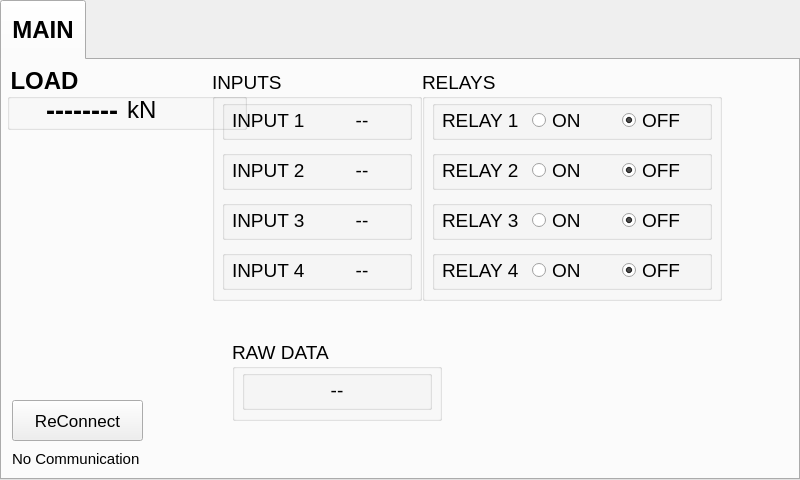
<?xml version="1.0" encoding="UTF-8"?>
<ui version="4.0">
 <class>MainWindow</class>
 <widget class="QMainWindow" name="MainWindow">
  <property name="geometry">
   <rect>
    <x>0</x>
    <y>0</y>
    <width>800</width>
    <height>480</height>
   </rect>
  </property>
  <property name="windowTitle">
   <string>MainWindow</string>
  </property>
  <widget class="QWidget" name="centralWidget">
   <widget class="QTabWidget" name="tabWidget">
    <property name="geometry">
     <rect>
      <x>0</x>
      <y>0</y>
      <width>800</width>
      <height>480</height>
     </rect>
    </property>
    <property name="font">
     <font>
      <pointsize>18</pointsize>
      <weight>75</weight>
      <bold>true</bold>
     </font>
    </property>
    <property name="styleSheet">
     <string notr="true">QTabBar::tab { height: 60px;}
</string>
    </property>
    <property name="currentIndex">
     <number>0</number>
    </property>
    <widget class="QWidget" name="tab">
     <attribute name="title">
      <string>MAIN</string>
     </attribute>
     <widget class="QGroupBox" name="groupBox_main_load">
      <property name="geometry">
       <rect>
        <x>5</x>
        <y>5</y>
        <width>240</width>
        <height>65</height>
       </rect>
      </property>
      <property name="font">
       <font>
        <pointsize>18</pointsize>
        <weight>75</weight>
        <italic>false</italic>
        <bold>true</bold>
        <underline>false</underline>
        <strikeout>false</strikeout>
       </font>
      </property>
      <property name="layoutDirection">
       <enum>Qt::LeftToRight</enum>
      </property>
      <property name="styleSheet">
       <string notr="true">QGroupBox{  margin-top: 0px;}
</string>
      </property>
      <property name="title">
       <string>LOAD</string>
      </property>
      <property name="alignment">
       <set>Qt::AlignBottom|Qt::AlignLeading|Qt::AlignLeft</set>
      </property>
      <property name="flat">
       <bool>false</bool>
      </property>
      <widget class="QLabel" name="label_main_load">
       <property name="geometry">
        <rect>
         <x>10</x>
         <y>30</y>
         <width>101</width>
         <height>30</height>
        </rect>
       </property>
       <property name="font">
        <font>
         <pointsize>20</pointsize>
         <weight>75</weight>
         <bold>true</bold>
        </font>
       </property>
       <property name="text">
        <string>--------</string>
       </property>
       <property name="alignment">
        <set>Qt::AlignRight|Qt::AlignTrailing|Qt::AlignVCenter</set>
       </property>
      </widget>
      <widget class="QLabel" name="label_main_load_unit">
       <property name="geometry">
        <rect>
         <x>120</x>
         <y>30</y>
         <width>51</width>
         <height>30</height>
        </rect>
       </property>
       <property name="font">
        <font>
         <pointsize>18</pointsize>
        </font>
       </property>
       <property name="text">
        <string>kN</string>
       </property>
      </widget>
     </widget>
     <widget class="QPushButton" name="pushButton_reconnect">
      <property name="geometry">
       <rect>
        <x>10</x>
        <y>340</y>
        <width>131</width>
        <height>41</height>
       </rect>
      </property>
      <property name="font">
       <font>
        <pointsize>13</pointsize>
       </font>
      </property>
      <property name="text">
       <string>ReConnect</string>
      </property>
     </widget>
     <widget class="QLabel" name="label_communication">
      <property name="geometry">
       <rect>
        <x>10</x>
        <y>390</y>
        <width>250</width>
        <height>18</height>
       </rect>
      </property>
      <property name="font">
       <font>
        <pointsize>11</pointsize>
       </font>
      </property>
      <property name="text">
       <string>No Communication</string>
      </property>
     </widget>
     <widget class="QGroupBox" name="groupBox_8">
      <property name="geometry">
       <rect>
        <x>210</x>
        <y>10</y>
        <width>210</width>
        <height>231</height>
       </rect>
      </property>
      <property name="font">
       <font>
        <pointsize>14</pointsize>
       </font>
      </property>
      <property name="title">
       <string>INPUTS</string>
      </property>
      <widget class="QGroupBox" name="groupBox_9">
       <property name="geometry">
        <rect>
         <x>10</x>
         <y>30</y>
         <width>190</width>
         <height>40</height>
        </rect>
       </property>
       <property name="title">
        <string/>
       </property>
       <widget class="QLabel" name="label_8">
        <property name="geometry">
         <rect>
          <x>10</x>
          <y>5</y>
          <width>80</width>
          <height>30</height>
         </rect>
        </property>
        <property name="font">
         <font>
          <pointsize>14</pointsize>
         </font>
        </property>
        <property name="text">
         <string>INPUT 1</string>
        </property>
       </widget>
       <widget class="QLabel" name="label_input_1">
        <property name="geometry">
         <rect>
          <x>100</x>
          <y>5</y>
          <width>80</width>
          <height>30</height>
         </rect>
        </property>
        <property name="font">
         <font>
          <pointsize>14</pointsize>
         </font>
        </property>
        <property name="text">
         <string>--</string>
        </property>
        <property name="alignment">
         <set>Qt::AlignCenter</set>
        </property>
       </widget>
      </widget>
      <widget class="QGroupBox" name="groupBox_10">
       <property name="geometry">
        <rect>
         <x>10</x>
         <y>80</y>
         <width>190</width>
         <height>40</height>
        </rect>
       </property>
       <property name="title">
        <string/>
       </property>
       <widget class="QLabel" name="label_9">
        <property name="geometry">
         <rect>
          <x>10</x>
          <y>5</y>
          <width>80</width>
          <height>30</height>
         </rect>
        </property>
        <property name="font">
         <font>
          <pointsize>14</pointsize>
         </font>
        </property>
        <property name="text">
         <string>INPUT 2</string>
        </property>
       </widget>
       <widget class="QLabel" name="label_input_2">
        <property name="geometry">
         <rect>
          <x>100</x>
          <y>5</y>
          <width>80</width>
          <height>30</height>
         </rect>
        </property>
        <property name="font">
         <font>
          <pointsize>14</pointsize>
         </font>
        </property>
        <property name="text">
         <string>--</string>
        </property>
        <property name="alignment">
         <set>Qt::AlignCenter</set>
        </property>
       </widget>
      </widget>
      <widget class="QGroupBox" name="groupBox_11">
       <property name="geometry">
        <rect>
         <x>10</x>
         <y>130</y>
         <width>190</width>
         <height>40</height>
        </rect>
       </property>
       <property name="title">
        <string/>
       </property>
       <widget class="QLabel" name="label_10">
        <property name="geometry">
         <rect>
          <x>10</x>
          <y>5</y>
          <width>80</width>
          <height>30</height>
         </rect>
        </property>
        <property name="font">
         <font>
          <pointsize>14</pointsize>
         </font>
        </property>
        <property name="text">
         <string>INPUT 3</string>
        </property>
       </widget>
       <widget class="QLabel" name="label_input_3">
        <property name="geometry">
         <rect>
          <x>100</x>
          <y>5</y>
          <width>80</width>
          <height>30</height>
         </rect>
        </property>
        <property name="font">
         <font>
          <pointsize>14</pointsize>
         </font>
        </property>
        <property name="text">
         <string>--</string>
        </property>
        <property name="alignment">
         <set>Qt::AlignCenter</set>
        </property>
       </widget>
      </widget>
      <widget class="QGroupBox" name="groupBox_12">
       <property name="geometry">
        <rect>
         <x>10</x>
         <y>180</y>
         <width>190</width>
         <height>40</height>
        </rect>
       </property>
       <property name="title">
        <string/>
       </property>
       <widget class="QLabel" name="label_11">
        <property name="geometry">
         <rect>
          <x>10</x>
          <y>5</y>
          <width>80</width>
          <height>30</height>
         </rect>
        </property>
        <property name="font">
         <font>
          <pointsize>14</pointsize>
         </font>
        </property>
        <property name="text">
         <string>INPUT 4</string>
        </property>
       </widget>
       <widget class="QLabel" name="label_input_4">
        <property name="geometry">
         <rect>
          <x>100</x>
          <y>5</y>
          <width>80</width>
          <height>30</height>
         </rect>
        </property>
        <property name="font">
         <font>
          <pointsize>14</pointsize>
         </font>
        </property>
        <property name="text">
         <string>--</string>
        </property>
        <property name="alignment">
         <set>Qt::AlignCenter</set>
        </property>
       </widget>
      </widget>
     </widget>
     <widget class="QGroupBox" name="groupBox">
      <property name="geometry">
       <rect>
        <x>420</x>
        <y>10</y>
        <width>300</width>
        <height>231</height>
       </rect>
      </property>
      <property name="font">
       <font>
        <pointsize>14</pointsize>
       </font>
      </property>
      <property name="title">
       <string>RELAYS</string>
      </property>
      <widget class="QGroupBox" name="groupBox_2">
       <property name="geometry">
        <rect>
         <x>10</x>
         <y>30</y>
         <width>280</width>
         <height>40</height>
        </rect>
       </property>
       <property name="title">
        <string/>
       </property>
       <widget class="QLabel" name="label">
        <property name="geometry">
         <rect>
          <x>10</x>
          <y>5</y>
          <width>80</width>
          <height>30</height>
         </rect>
        </property>
        <property name="font">
         <font>
          <pointsize>14</pointsize>
         </font>
        </property>
        <property name="text">
         <string>RELAY 1</string>
        </property>
       </widget>
       <widget class="QRadioButton" name="radioButton_relay1_on">
        <property name="geometry">
         <rect>
          <x>100</x>
          <y>5</y>
          <width>80</width>
          <height>30</height>
         </rect>
        </property>
        <property name="font">
         <font>
          <pointsize>14</pointsize>
         </font>
        </property>
        <property name="text">
         <string>ON</string>
        </property>
       </widget>
       <widget class="QRadioButton" name="radioButton_relay1_off">
        <property name="geometry">
         <rect>
          <x>190</x>
          <y>5</y>
          <width>80</width>
          <height>30</height>
         </rect>
        </property>
        <property name="font">
         <font>
          <pointsize>14</pointsize>
         </font>
        </property>
        <property name="text">
         <string>OFF</string>
        </property>
        <property name="checked">
         <bool>true</bool>
        </property>
       </widget>
      </widget>
      <widget class="QGroupBox" name="groupBox_3">
       <property name="geometry">
        <rect>
         <x>10</x>
         <y>80</y>
         <width>280</width>
         <height>40</height>
        </rect>
       </property>
       <property name="title">
        <string/>
       </property>
       <widget class="QLabel" name="label_3">
        <property name="geometry">
         <rect>
          <x>10</x>
          <y>5</y>
          <width>80</width>
          <height>30</height>
         </rect>
        </property>
        <property name="font">
         <font>
          <pointsize>14</pointsize>
         </font>
        </property>
        <property name="text">
         <string>RELAY 2</string>
        </property>
       </widget>
       <widget class="QRadioButton" name="radioButton_relay2_on">
        <property name="geometry">
         <rect>
          <x>100</x>
          <y>5</y>
          <width>80</width>
          <height>30</height>
         </rect>
        </property>
        <property name="font">
         <font>
          <pointsize>14</pointsize>
         </font>
        </property>
        <property name="text">
         <string>ON</string>
        </property>
       </widget>
       <widget class="QRadioButton" name="radioButton_relay2_off">
        <property name="geometry">
         <rect>
          <x>190</x>
          <y>5</y>
          <width>80</width>
          <height>30</height>
         </rect>
        </property>
        <property name="font">
         <font>
          <pointsize>14</pointsize>
         </font>
        </property>
        <property name="text">
         <string>OFF</string>
        </property>
        <property name="checked">
         <bool>true</bool>
        </property>
       </widget>
      </widget>
      <widget class="QGroupBox" name="groupBox_4">
       <property name="geometry">
        <rect>
         <x>10</x>
         <y>130</y>
         <width>280</width>
         <height>40</height>
        </rect>
       </property>
       <property name="title">
        <string/>
       </property>
       <widget class="QLabel" name="label_4">
        <property name="geometry">
         <rect>
          <x>10</x>
          <y>5</y>
          <width>80</width>
          <height>30</height>
         </rect>
        </property>
        <property name="font">
         <font>
          <pointsize>14</pointsize>
         </font>
        </property>
        <property name="text">
         <string>RELAY 3</string>
        </property>
       </widget>
       <widget class="QRadioButton" name="radioButton_relay3_on">
        <property name="geometry">
         <rect>
          <x>100</x>
          <y>5</y>
          <width>80</width>
          <height>30</height>
         </rect>
        </property>
        <property name="font">
         <font>
          <pointsize>14</pointsize>
         </font>
        </property>
        <property name="text">
         <string>ON</string>
        </property>
       </widget>
       <widget class="QRadioButton" name="radioButton_relay3_off">
        <property name="geometry">
         <rect>
          <x>190</x>
          <y>5</y>
          <width>80</width>
          <height>30</height>
         </rect>
        </property>
        <property name="font">
         <font>
          <pointsize>14</pointsize>
         </font>
        </property>
        <property name="text">
         <string>OFF</string>
        </property>
        <property name="checked">
         <bool>true</bool>
        </property>
       </widget>
      </widget>
      <widget class="QGroupBox" name="groupBox_5">
       <property name="geometry">
        <rect>
         <x>10</x>
         <y>180</y>
         <width>280</width>
         <height>40</height>
        </rect>
       </property>
       <property name="title">
        <string/>
       </property>
       <widget class="QLabel" name="label_5">
        <property name="geometry">
         <rect>
          <x>10</x>
          <y>5</y>
          <width>80</width>
          <height>30</height>
         </rect>
        </property>
        <property name="font">
         <font>
          <pointsize>14</pointsize>
         </font>
        </property>
        <property name="text">
         <string>RELAY 4</string>
        </property>
       </widget>
       <widget class="QRadioButton" name="radioButton_relay4_on">
        <property name="geometry">
         <rect>
          <x>100</x>
          <y>5</y>
          <width>80</width>
          <height>30</height>
         </rect>
        </property>
        <property name="font">
         <font>
          <pointsize>14</pointsize>
         </font>
        </property>
        <property name="text">
         <string>ON</string>
        </property>
       </widget>
       <widget class="QRadioButton" name="radioButton_relay4_off">
        <property name="geometry">
         <rect>
          <x>190</x>
          <y>5</y>
          <width>80</width>
          <height>30</height>
         </rect>
        </property>
        <property name="font">
         <font>
          <pointsize>14</pointsize>
         </font>
        </property>
        <property name="text">
         <string>OFF</string>
        </property>
        <property name="checked">
         <bool>true</bool>
        </property>
       </widget>
      </widget>
      <widget class="QGroupBox" name="groupBox_6">
       <property name="geometry">
        <rect>
         <x>10</x>
         <y>230</y>
         <width>280</width>
         <height>40</height>
        </rect>
       </property>
       <property name="title">
        <string/>
       </property>
      </widget>
      <widget class="QGroupBox" name="groupBox_7">
       <property name="geometry">
        <rect>
         <x>10</x>
         <y>280</y>
         <width>280</width>
         <height>40</height>
        </rect>
       </property>
       <property name="title">
        <string/>
       </property>
      </widget>
     </widget>
     <widget class="QGroupBox" name="groupBox_15">
      <property name="geometry">
       <rect>
        <x>230</x>
        <y>280</y>
        <width>210</width>
        <height>81</height>
       </rect>
      </property>
      <property name="font">
       <font>
        <pointsize>14</pointsize>
       </font>
      </property>
      <property name="title">
       <string>RAW DATA</string>
      </property>
      <widget class="QGroupBox" name="groupBox_16">
       <property name="geometry">
        <rect>
         <x>10</x>
         <y>30</y>
         <width>190</width>
         <height>40</height>
        </rect>
       </property>
       <property name="title">
        <string/>
       </property>
       <widget class="QLabel" name="label_adc_raw">
        <property name="geometry">
         <rect>
          <x>10</x>
          <y>5</y>
          <width>170</width>
          <height>30</height>
         </rect>
        </property>
        <property name="font">
         <font>
          <pointsize>14</pointsize>
         </font>
        </property>
        <property name="text">
         <string>--</string>
        </property>
        <property name="alignment">
         <set>Qt::AlignCenter</set>
        </property>
       </widget>
      </widget>
     </widget>
    </widget>
   </widget>
  </widget>
  <action name="actionDeneme">
   <property name="text">
    <string>deneme</string>
   </property>
  </action>
 </widget>
 <layoutdefault spacing="6" margin="11"/>
 <resources/>
 <connections/>
</ui>
